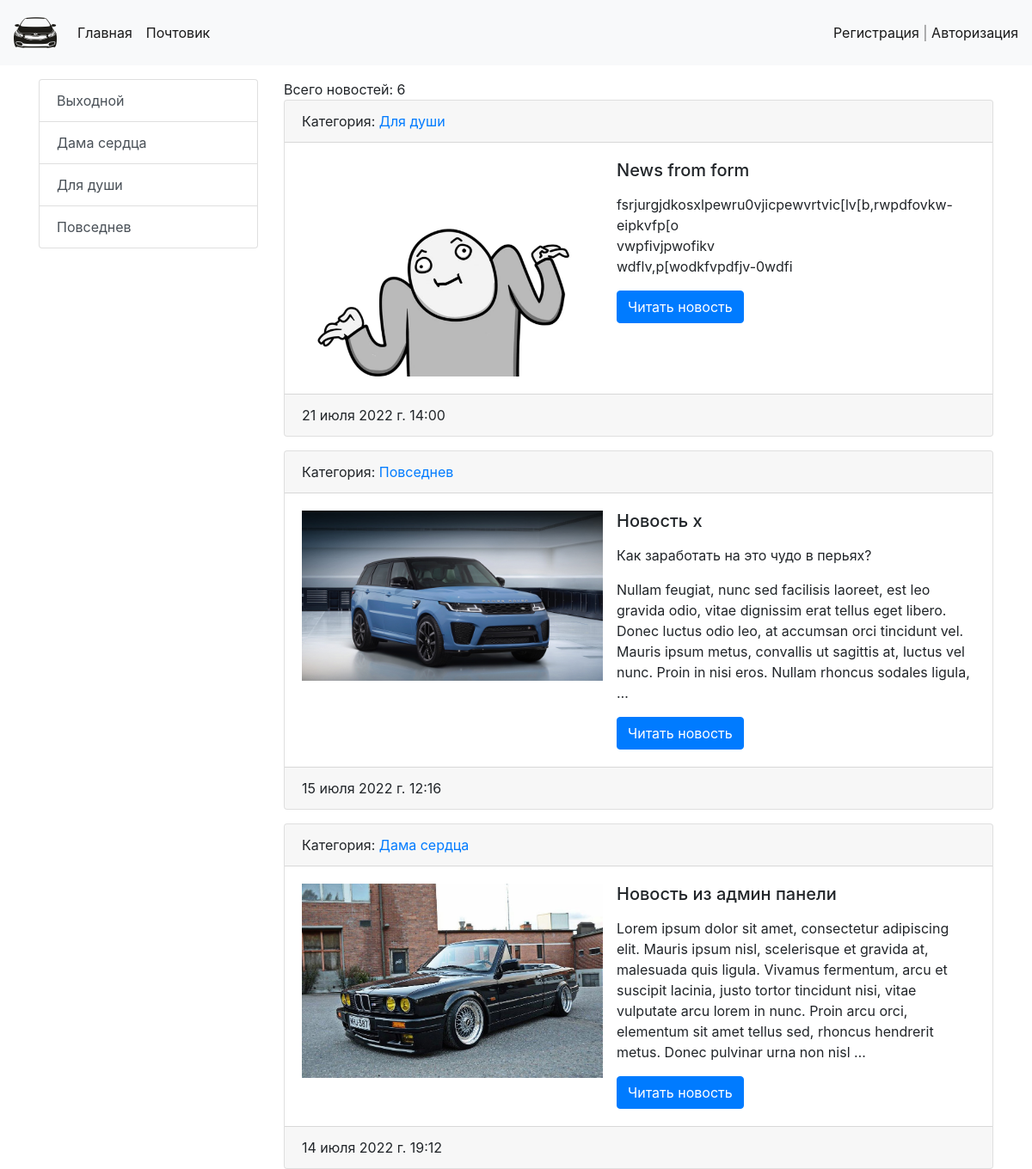
The app's page / (upper part), older data.
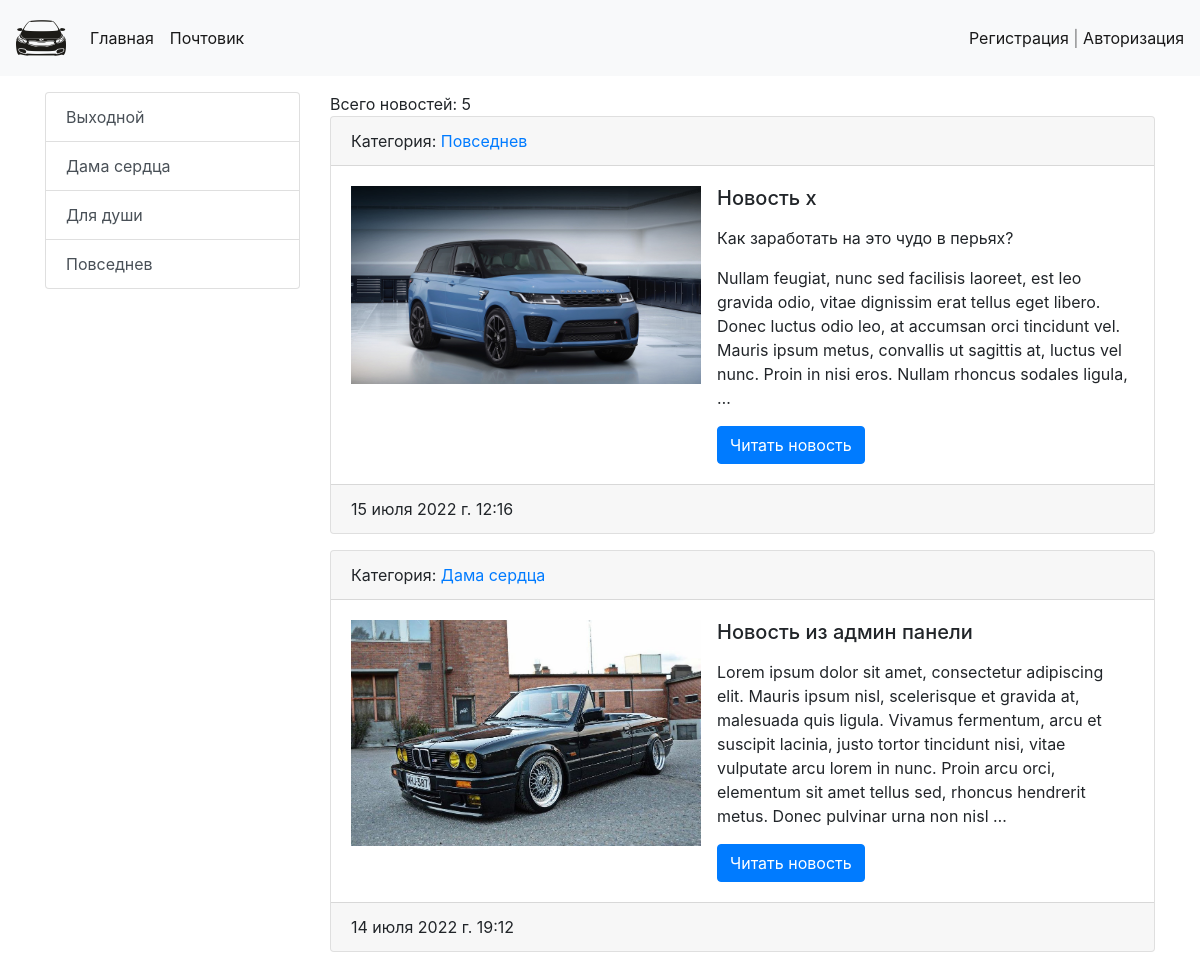
The same page, newer data.
### news/models.py (models this page shows, shortened)
class Category(models.Model):
    title = models.CharField(max_length=150, db_index=True, verbose_name='Наименование категории')
    def get_absolute_url(self):
        return reverse('category', kwargs={'category_id': self.pk})
    def __str__(self):
        return self.title
    class Meta:
        verbose_name = 'Категория'
        verbose_name_plural = 'Категории'
        ordering = ['title']

class News(models.Model):
    title = models.CharField(max_length=150, verbose_name='Наименование')
    content = models.TextField(blank=True, verbose_name='Содержание')
    created_at = models.DateTimeField(auto_now_add=True, verbose_name='Дата создания')
    updated_at = models.DateTimeField(auto_now=True, verbose_name='Дата изменения')
    photo = models.ImageField(upload_to='photos/%Y/%m/%d/', verbose_name='Фото', blank=True)
    is_published = models.BooleanField(default=True, verbose_name='Статус опубликованности')
    category = models.ForeignKey('Category', null=True, on_delete=models.PROTECT, verbose_name='Категория')
    views = models.IntegerField(default=0)
    def get_absolute_url(self):
        return reverse('new', kwargs={'new_id': self.pk})
    def url_to_categories(self):
        return reverse('category', kwargs={'category_id': self.category.pk})
    class Meta:
        verbose_name = 'Новость'
        verbose_name_plural = 'Новости'
        ordering = ['-created_at']

### news/views.py (the view)
# urls.py: path('', views.HomeNews.as_view(), name='home'),
class HomeNews(ListView):
    model = News
    template_name = 'news/index.html'
    context_object_name = 'news'
    extra_context = {'title': 'Список новостей'}
    allow_empty = False
    def get_context_data(self, *, object_list=None, **kwargs):
        context = super(HomeNews, self).get_context_data(**kwargs)
        context['title'] = 'Главная страница'
        context['count'] = News.objects.filter(is_published=True).count()
        return context
    def get_queryset(self):
        return News.objects.filter(is_published=True).select_related('category')

### news/templatetags/news_tags.py (called while the page is built)
@register.simple_tag
def get_categories():
    return Category.objects.all()

### news/templates/news/index.html (shortened to what this page needs)
{% extends 'base.html' %}
{% block sidebar %}
    {% include 'inc/_sidebar.html' %}
{% endblock %}
{% block content %}
    <div class="count_of_news">Всего новостей: {{ count }}</div>
    {% for i in news %}
            <div class="card mb-3">
                <div class="card-header">
                    Категория: <a href="{{ i.url_to_categories }}">{{ i.category }}</a>
                </div>
                <div class="card-body">
                    <div class="media">
                        {% if i.photo %}
                            <img src="{{ i.photo.url }}" alt="" width="350" class="mr-3">
                        {% else %}
                            <img src="/media/photos/2022/07/16/eJ4oTgxOQuMWG5ZNvun0oA.jpeg" alt="" width="350" class="mr-3">
                        {% endif %}
                        <div class="media-body">
                            <h5 class="card-title">{{ i.title }}</h5>
                            <p class="card-text">{{ i.content|linebreaks|truncatewords:50 }}</p>
                            <a href="{{ i.get_absolute_url }}" class="btn btn-primary">Читать новость</a>
                        </div>
                    </div>
                </div>
                <div class="card-footer">
                    {{ i.created_at }}
                </div>
            </div>
    {% endfor %}
{% endblock %}

### templates/inc/_sidebar.html
{% load news_tags %}
{% get_categories as categories %}
<div class="list-group">
        {% for i in categories %}
            <a href="{{ i.get_absolute_url }}" class="list-group-item list-group-item-action">{{ i.title }}</a>
        {% endfor %}
</div>

Row changes from the older to the newer data that the page shows:
no longer on this page (row edited): News: category "Для души", title "News from form", content "fsrjurgjdkosxlpewru0vjicpewvrtvic[lv[b,rwpdfovkw-eipkvfp[o vwpfivjpwofikv wdflv,p[wodkfvpdfjv-0wdfi", created_at "21 июля 2022 г. 14:00"
Text that changed along with them:
{{ count }}: "6" → "5"
